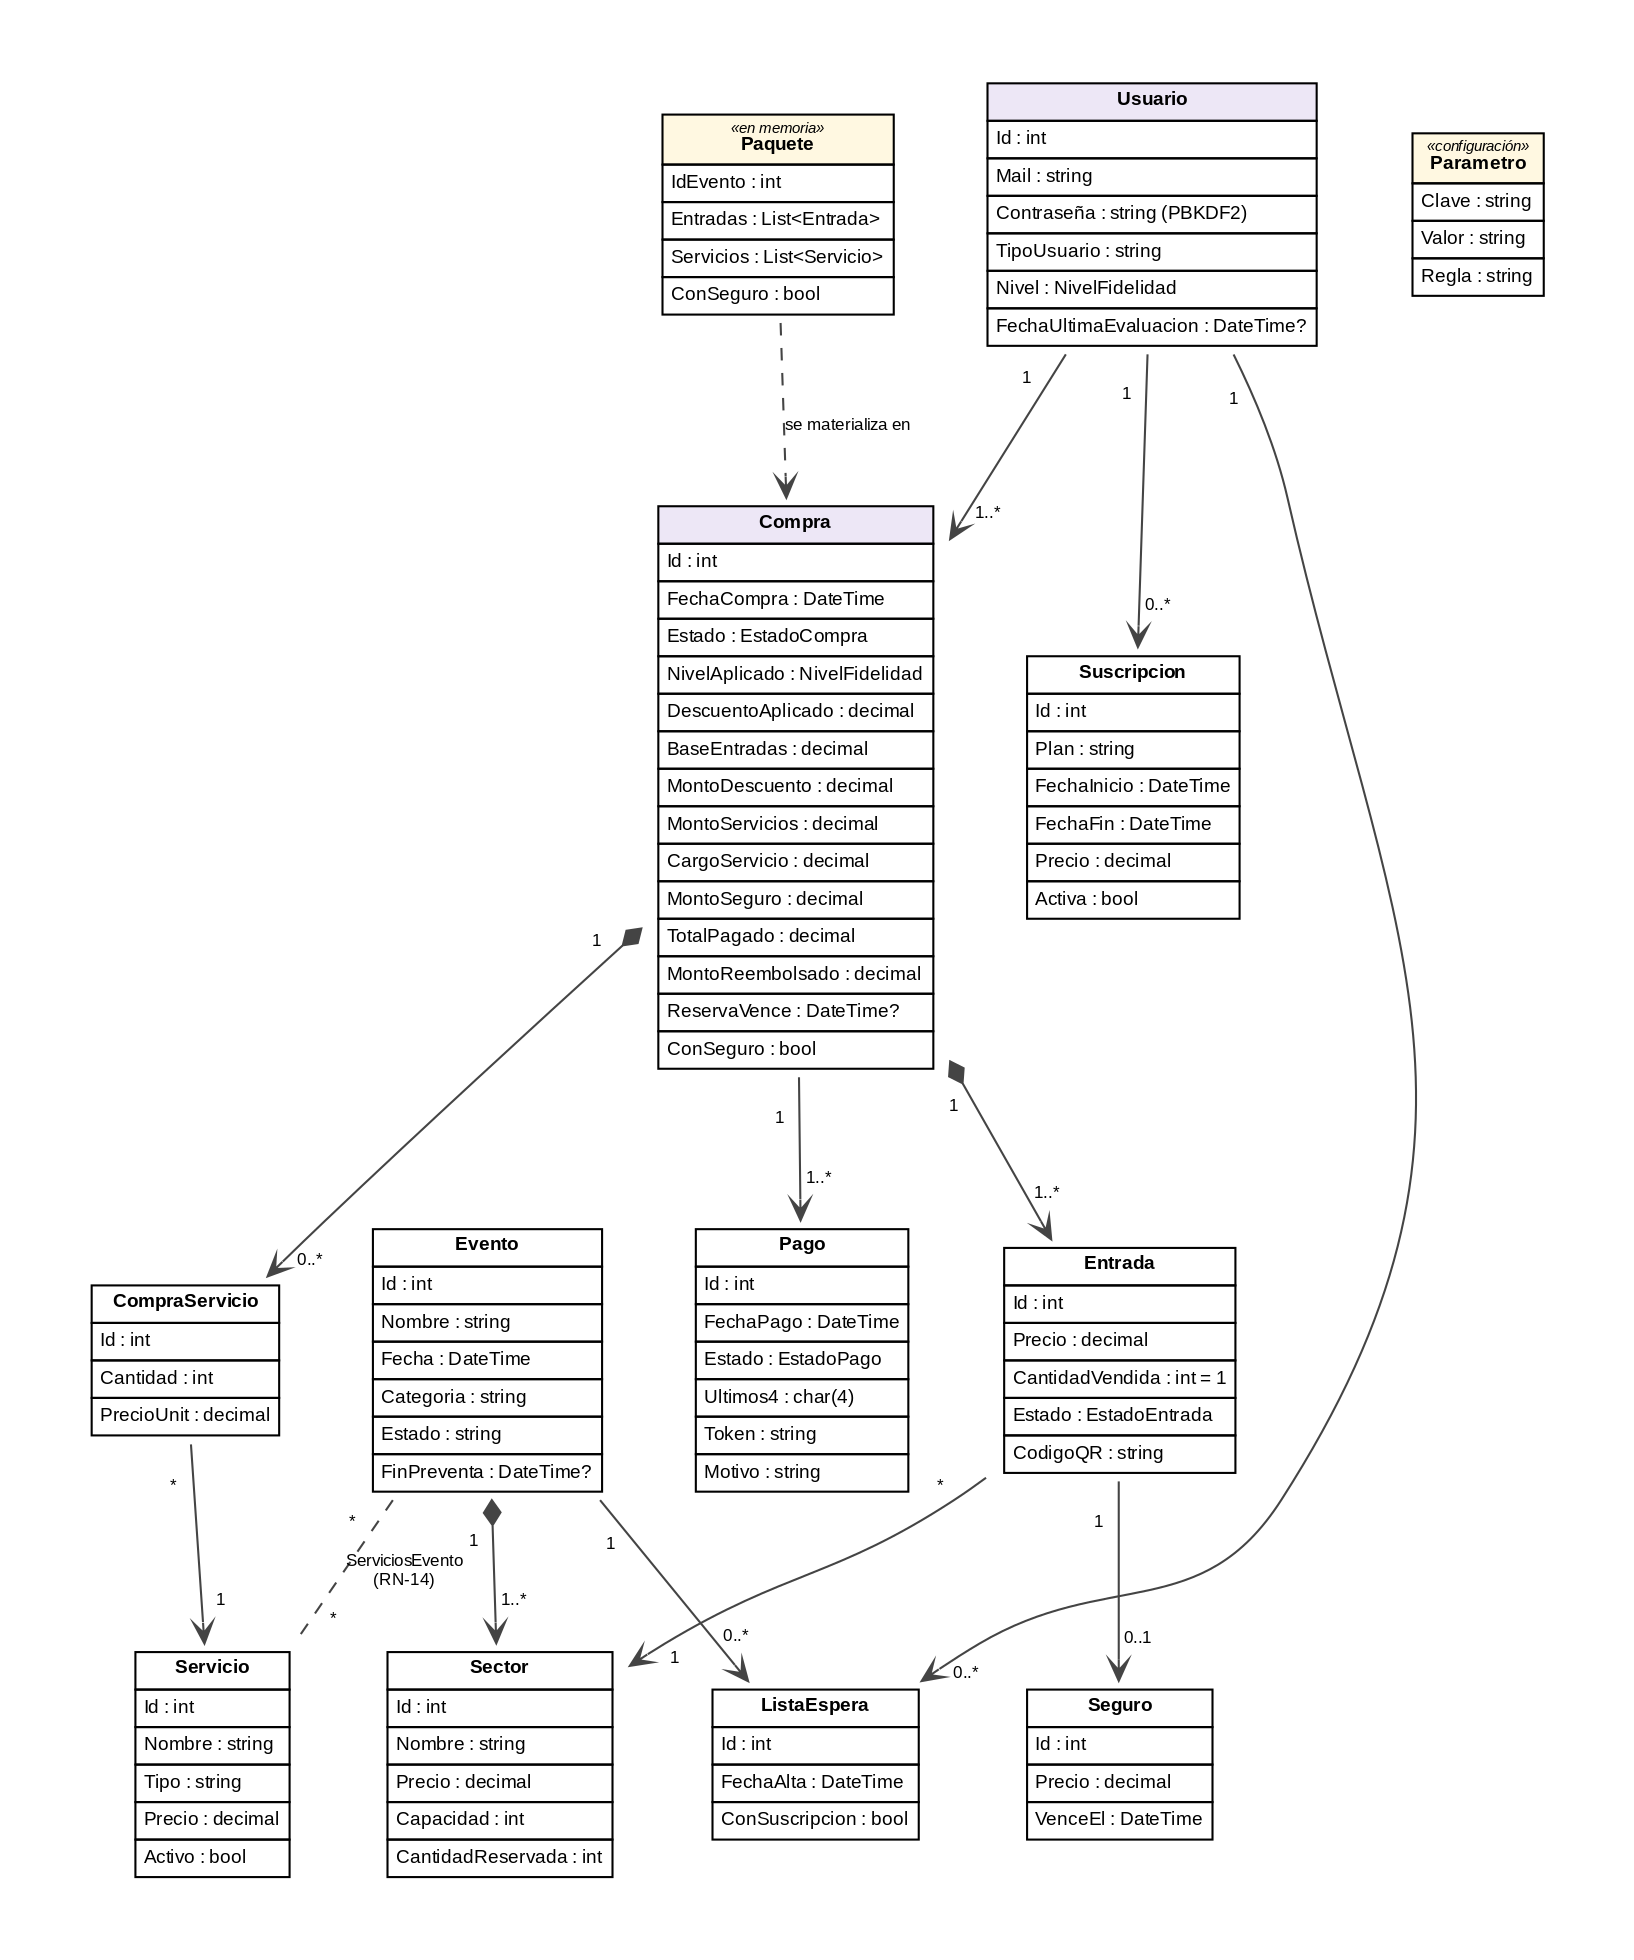

Write the Python code that produced this figure.
# (b) Diagrama de dominio / clases - segun las entidades y tablas REALES
import subprocess

def clase(nombre, attrs, estereo=None, color="#FFFFFF", borde="#333333"):
    cab = (f'<TR><TD BGCOLOR="{color}"><FONT POINT-SIZE="7"><I>&#171;{estereo}&#187;</I></FONT><BR/>'
           f'<B>{nombre}</B></TD></TR>') if estereo else \
          f'<TR><TD BGCOLOR="{color}"><B>{nombre}</B></TD></TR>'
    filas = "".join(f'<TR><TD ALIGN="LEFT">{a}</TD></TR>' for a in attrs)
    return (f'<<TABLE BORDER="0" CELLBORDER="1" CELLSPACING="0" CELLPADDING="3">'
            f'{cab}{filas}</TABLE>>')

N = {
 "Usuario":  clase("Usuario", ["Id : int","Mail : string","Contraseña : string (PBKDF2)",
                               "TipoUsuario : string","Nivel : NivelFidelidad",
                               "FechaUltimaEvaluacion : DateTime?"], color="#EDE7F6"),
 "Evento":   clase("Evento", ["Id : int","Nombre : string","Fecha : DateTime",
                              "Categoria : string","Estado : string","FinPreventa : DateTime?"]),
 "Sector":   clase("Sector", ["Id : int","Nombre : string","Precio : decimal",
                              "Capacidad : int","CantidadReservada : int"]),
 "Servicio": clase("Servicio", ["Id : int","Nombre : string",
                                "Tipo : string","Precio : decimal","Activo : bool"]),
 "Paquete":  clase("Paquete", ["IdEvento : int","Entradas : List&lt;Entrada&gt;",
                               "Servicios : List&lt;Servicio&gt;","ConSeguro : bool"],
                   estereo="en memoria", color="#FFF8E1"),
 "Compra":   clase("Compra", ["Id : int","FechaCompra : DateTime","Estado : EstadoCompra",
                              "NivelAplicado : NivelFidelidad","DescuentoAplicado : decimal",
                              "BaseEntradas : decimal","MontoDescuento : decimal",
                              "MontoServicios : decimal","CargoServicio : decimal",
                              "MontoSeguro : decimal","TotalPagado : decimal",
                              "MontoReembolsado : decimal","ReservaVence : DateTime?",
                              "ConSeguro : bool"], color="#EDE7F6"),
 "Entrada":  clase("Entrada", ["Id : int","Precio : decimal","CantidadVendida : int = 1",
                               "Estado : EstadoEntrada","CodigoQR : string"]),
 "CompraServicio": clase("CompraServicio", ["Id : int","Cantidad : int",
                                            "PrecioUnit : decimal"]),
 "Pago":     clase("Pago", ["Id : int","FechaPago : DateTime","Estado : EstadoPago",
                            "Ultimos4 : char(4)","Token : string","Motivo : string"]),
 "Seguro":   clase("Seguro", ["Id : int","Precio : decimal","VenceEl : DateTime"]),
 "Suscripcion": clase("Suscripcion", ["Id : int","Plan : string","FechaInicio : DateTime",
                                      "FechaFin : DateTime","Precio : decimal","Activa : bool"]),
 "ListaEspera": clase("ListaEspera", ["Id : int","FechaAlta : DateTime",
                                      "ConSuscripcion : bool"]),
 "Parametro": clase("Parametro", ["Clave : string","Valor : string","Regla : string"],
                    estereo="configuración", color="#FFF8E1"),
}

nodos = "\n".join(f'  {k} [label={v}];' for k, v in N.items())
g = f'''
digraph DOM {{
  rankdir=TB; bgcolor=white; pad=0.5; nodesep=0.40; ranksep=0.95; splines=true; concentrate=false;
  node [shape=plaintext, fontname="Liberation Sans", fontsize=9];
  edge [fontname="Liberation Sans", fontsize=8, color="#444444", arrowhead=vee,
        labeldistance=2.2, labelfloat=true, labelfontsize=8];
{nodos}

  Usuario -> Compra       [taillabel="1", headlabel="1..*"];
  Usuario -> Suscripcion  [taillabel="1", headlabel="0..*"];
  Usuario -> ListaEspera  [taillabel="1", headlabel="0..*"];
  Evento  -> Sector       [taillabel="1", headlabel="1..*", arrowtail=diamond, dir=both];
  Evento  -> ListaEspera  [taillabel="1", headlabel="0..*"];
  Evento  -> Servicio     [taillabel="*", headlabel="*", label="ServiciosEvento\\n(RN-14)", style=dashed, arrowhead=none];
  Compra  -> Entrada      [taillabel="1", headlabel="1..*", arrowtail=diamond, dir=both];
  Compra  -> CompraServicio [taillabel="1", headlabel="0..*", arrowtail=diamond, dir=both];
  Compra  -> Pago         [taillabel="1", headlabel="1..*"];
  Entrada -> Sector       [taillabel="*", headlabel="1"];
  Entrada -> Seguro       [taillabel="1", headlabel="0..1"];
  CompraServicio -> Servicio [taillabel="*", headlabel="1"];
  Paquete -> Compra       [label="se materializa en", style=dashed];
}}
'''
open("d_dominio.dot","w").write(g)
subprocess.run(["dot","-Tpng","-Gdpi=150","d_dominio.dot","-o","d_dominio.png"],check=True)
print("ok")
